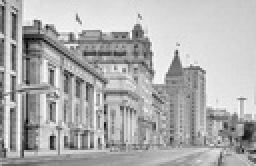
%> input picture old_archiphptos_gray/上海2.jpg, 128 x 83 px, shrunk from 431 x 281 before the run (shown 2 times larger)
$ octave comparing.m   (GNU Octave 9; MATLAB toolbox functions it lacks are replaced by stand-ins)
%> lines starting %> are read from the running program, lines starting %| are printed output that depends on the picture
%> further down, pic_get is the input picture: size 83x128 uint8; min 6, max 255, mean 175.8
### function/Bilater_Gray.m
%适用于单通道图像的双边滤波程序
function B = Bilater_Gray(A,w,sigma_d,sigma_r)
%> called with w = 1, sigma_d = 3, sigma_r = 0.1
         %输出参数：
         % A为待滤波图像（double类型，取值在[0，1]）
         % w为滤波窗口的半径（e.g:3*3窗口的w值为1，w=3时的滤波效果较好）
         % sigma_d为定义域（空间域）核的方差，通常设置为3
         % sigma_r为值域核的方差，通常设置为0.1
         %输出参数：
         % B为滤波后的图像
% 预先计算高斯距离权重
[X,Y] = meshgrid(-w:w,-w:w);
%创建核距离矩阵，e.g.
%  [x,y]=meshgrid(-1:1,-1:1)
%
% x =
%
%     -1     0     1
%     -1     0     1
%     -1     0     1
%
%
% y =
%
%     -1    -1    -1
%      0     0     0
%      1     1     1
%计算定义域核
G = exp(-(X.^2+Y.^2)/(2*sigma_d^2));


%计算值域核H 并与定义域核G 乘积得到双边权重函数F
dim = size(A);
%> dim = [83 128]
B = zeros(dim);
for i = 1:dim(1)
   for j = 1:dim(2)

         % 确定作用区域
         iMin = max(i-w,1);
         iMax = min(i+w,dim(1));
         jMin = max(j-w,1);
         jMax = min(j+w,dim(2));
         %定义当前核所作用的区域为(iMin:iMax,jMin:jMax)
         I = A(iMin:iMax,jMin:jMax);%提取该区域的源图像值赋给I

         %计算值域核H.
         H = exp(-(I-A(i,j)).^2/(2*sigma_r^2));

         % Calculate bilateral filter response.
         F = H.*G((iMin:iMax)-i+w+1,(jMin:jMax)-j+w+1);
         %在计算边缘部分的点的时候H的大小会变化，例如在计算第一行第一列的点时，
         %H的大小为4*4，因为7*7的其余部分都在图像外面（没有对应的值）。
         %因此适当的对G进行裁切使得G的大小始终能和H对上
         B(i,j) = sum(F(:).*I(:))/sum(F(:));

   end
end

### function/splineamp.m
function pic_out = splineamp(pic,N)
%> called with N = 3
    [m,n]=size(pic);
%> m = 83; n = 128
    pic_N=255-zeros(m,N*n);
    pic_NN=255-zeros(N*m,N*n);
    xl=1:n;
%> xl = 128 values from 1 to 128
    xr=1:m;
%> xr = 83 values from 1 to 83
    xql=1:1/N:n;
%> xql = 382 values from 1 to 128
    xqr=1:1/N:m;
%> xqr = 247 values from 1 to 83

    for i=1:m
        pic_N(i:i,1:N*n-N+1)=spline(xl,double(pic(i:i,1:n)),xql);
    end
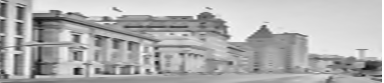
%> pic_N: size 83x384 double; min 18.29, max 255, mean 176.6
    %
    for i=1:N*n
        temp=(pic_N(1:m,i:i))';
        pic_NN(1:N*m-N+1,i:i)=(spline(xr,double(temp),xqr))';
    end
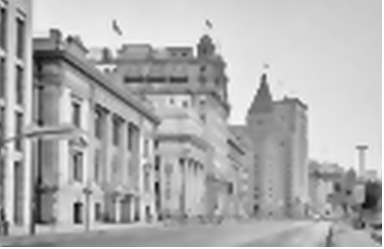
%> pic_NN: size 249x384 double; min 4.77, max 255, mean 177.1

%     pic_N=pic_N(1:N*m,1:N*n);
    pic_out=mat2gray(uint8(pic_NN));
end

### old_archiphptos_gray/comparing.m
%先插值后滤波与先滤波后插值的比较
close all; clear all; clc;					%关闭所有图形窗口，清除工作空间所有变量，清空命令行
pic_get=imread('上海2.jpg');           %提取灰度图
%双边滤波
pic_filtered1=Bilater_Gray(double(pic_get)/255,1,3,0.1);
pic_amp1=splineamp(pic_filtered1*255,3);
pic_filtered2=Bilater_Gray(pic_amp1,3,3,0.1);

pic_amp=splineamp(pic_get,3);
pic_filtered=Bilater_Gray(double(pic_amp),1,3,0.1);

figure('Name','先插值后滤波','NumberTitle','off')
subplot(2,2,1);imshow(pic_get);title('原图');axis on;
subplot(2,2,2);imshow(pic_amp);title('三次样条插值后');axis on;
subplot(2,2,3);imshow(pic_filtered);title('滤波后');axis on;

figure('Name','先滤波后插值','NumberTitle','off')
subplot(2,2,1);imshow(pic_get);title('原图');axis on;
subplot(2,2,2);imshow(pic_filtered1);title('滤波后');axis on;
subplot(2,2,3);imshow(pic_amp1);title('三次样条插值后');axis on;
% subplot(2,2,4);imshow(pic_filtered2);title('再滤波');axis on;
